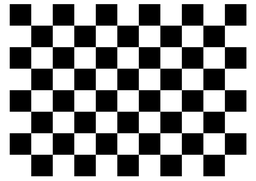
#> input picture image.png, 256 x 181 px, shrunk from 1000 x 707 before the run
$ python bwd_map_affine.py
#> lines starting #> are read from the running program, lines starting #| are printed output that depends on the picture
# First assignment: Backward map (affine)
# Iterate over each pixel in output image and apply inverse transformation
# to determine position in input image from which values are sampled.
# Since inverse transformation can give non integer numbers, we use bilinear
# interpolation for sampling the value. Compared with forward mapping, there
# should be no 'holes' since each output pixel is accounted for.

import numpy as np
import cv2
from numpy.linalg import inv
import math


image = cv2.imread('image.png')
#> image is the input picture: shape (181, 256, 3); min 0, max 255, mean 142.9
image = image.astype(int)

rows,columns,ch = np.shape(image)
#> rows = 181; columns = 256; ch = 3

affine_array = np.array(((1,0.2,0), (0, 1,0),(0,0,1)))
inv_affine_array = np.linalg.inv(affine_array)

new_image = np.zeros([rows,columns,ch])
new_image = new_image.astype(int)

#affine
for c in range(ch):
	for px in range(rows):
		for py in range(columns):

			op_vector = np.array([px,py,1])
			op_vector.shape=(3,1)
			ip_vector = np.dot(inv_affine_array,op_vector)
			[px_dash,py_dash,w]=ip_vector
			px_dash=px_dash/w
			py_dash=py_dash/w

			#bilinear interpolation
			x = math.floor(px_dash)
			y = math.floor(py_dash)
			if x >= 0 and x <rows and y >= 0 and y < columns:
				x1 =  x+1
				y1 = y+1
				if x1 >= 0 and x1 <rows and y1 >= 0 and y1 < columns:
					alpha = y - py_dash
					beta = px_dash - x
					value = ((1-alpha)*(1-beta)*image[x,y,c]) + ((1-alpha)*(beta)*image[x1,y,c]) + ((alpha)*(1-beta)*image[x,y1,c]) + ((alpha)*(beta)*image[x1,y1,c])
					new_image[px,py,c] = value
				elif x1 >= rows:
					alpha = y - py_dash
					beta = px_dash - x
					value = ((1-alpha)*(1-beta)*image[x,y,c]) + ((alpha)*(1-beta)*image[x,y1,c])
					new_image[px,py,c] = value
				elif y1 >= columns:
					alpha = y - py_dash
					beta = px_dash - x
					value = ((1-alpha)*(1-beta)*image[x,y,c]) + ((1-alpha)*(beta)*image[x1,y,c])
					new_image[px,py,c] = value
			else:
				new_image[px,py,c] = 0
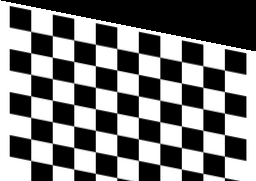
#> new_image: shape (181, 256, 3) int64; min 0, max 255, mean 120

cv2.imwrite('bwd_map_affine.png',new_image)
